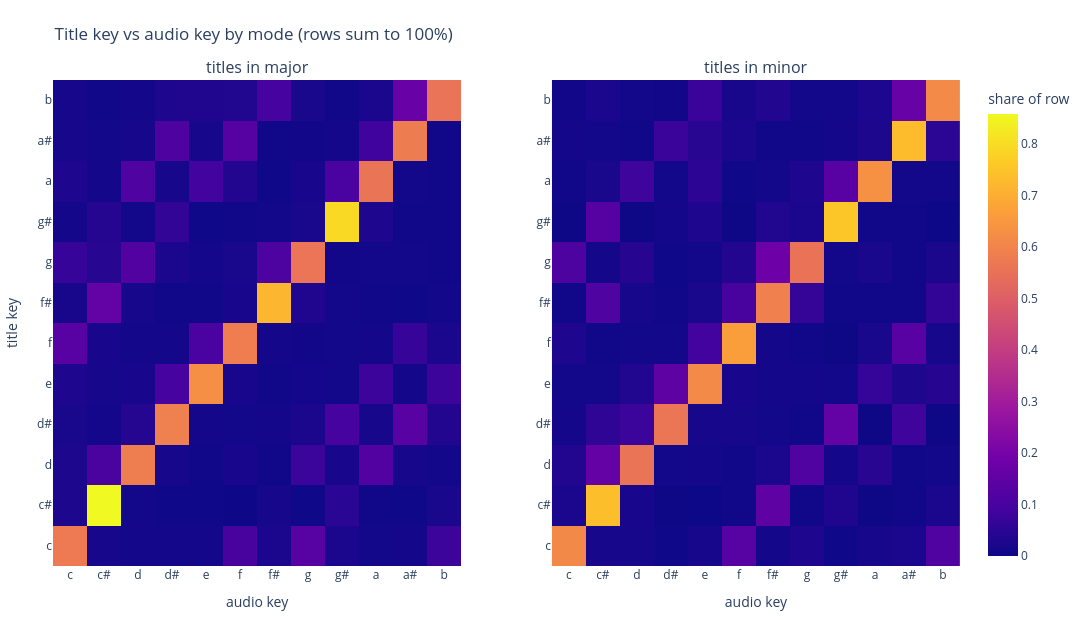

Write notebook code for a chart like this one.
### Code cell
import numpy as np
import plotly.graph_objects as go
from plotly.subplots import make_subplots

pairs = pairs.assign(title_pitch=pairs["title"] % 12, title_major=pairs["title"] < 12)

def mode_share(mode):
    is_major = mode == "major"
    sub = pairs[pairs["title_major"] == is_major]
    in_mode = (sub["audio"] < 12) == is_major
    print(f"{mode}: {len(sub):,} tracks, audio labelled {mode}: {in_mode.mean():.1%}")
    counts = pd.crosstab(
        sub.loc[in_mode, "title_pitch"],
        sub.loc[in_mode, "audio"] % 12,
    ).reindex(index=range(12), columns=range(12), fill_value=0)
    return counts.div(counts.sum(axis=1).replace(0, np.nan), axis=0)

major = mode_share("major")
minor = mode_share("minor")

fig = make_subplots(
    rows=1,
    cols=2,
    subplot_titles=["titles in major", "titles in minor"],
    horizontal_spacing=0.1,
)
for col, frame in enumerate([major, minor], start=1):
    fig.add_trace(
        go.Heatmap(
            z=frame.values,
            x=[f"{p}" for p in PITCH],
            y=[f"{p}" for p in PITCH],
            colorscale="Teal",
            coloraxis="coloraxis",
            text=frame.values,
            textfont=dict(size=8),
            hovertemplate="title %{y} -> audio %{x}<br>%{z:.2%} of that row<extra></extra>",
        ),
        row=1,
        col=col,
    )

fig.update_xaxes(title_text="audio key", row=1, col=1)
fig.update_xaxes(title_text="audio key", row=1, col=2)
fig.update_yaxes(title_text="title key", row=1, col=1)
fig.update_layout(
    title="Title key vs audio key by mode (rows sum to 100%)",
    coloraxis=dict(colorbar=dict(title="share of row")),
    height=620,
    width=1150,
    margin=dict(t=80, b=40, l=40, r=20),
)
fig.show()

### Figure 1 — Plotly figure (JSON) as saved in the notebook; plotly's stock layout.template omitted (floating-point values rounded to 4 significant figures; data arrays with more than 128 entries replaced by an {"elided": "..."} marker saying what was removed)
{"data": [{"coloraxis": "coloraxis", "colorscale": [[0, "rgb(209, 238, 234)"], [0.1667, "rgb(168, 219, 217)"], [0.3333, "rgb(133, 196, 201)"], [0.5, "rgb(104, 171, 184)"], [0.6667, "rgb(79, 144, 166)"], [0.8333, "rgb(59, 115, 143)"], [1, "rgb(42, 86, 116)"]], "hovertemplate": "title %{y} -> audio %{x}<br>%{z:.2%} of that row<extra></extra>", "text": {"elided": "12x12 float values"}, "textfont": {"size": 8}, "type": "heatmap", "x": ["c", "c#", "d", "d#", "e", "f", "f#", "g", "g#", "a", "a#", "b"], "xaxis": "x", "y": ["c", "c#", "d", "d#", "e", "f", "f#", "g", "g#", "a", "a#", "b"], "yaxis": "y", "z": {"elided": "12x12 float values"}}, {"coloraxis": "coloraxis", "colorscale": [[0, "rgb(209, 238, 234)"], [0.1667, "rgb(168, 219, 217)"], [0.3333, "rgb(133, 196, 201)"], [0.5, "rgb(104, 171, 184)"], [0.6667, "rgb(79, 144, 166)"], [0.8333, "rgb(59, 115, 143)"], [1, "rgb(42, 86, 116)"]], "hovertemplate": "title %{y} -> audio %{x}<br>%{z:.2%} of that row<extra></extra>", "text": {"elided": "12x12 float values"}, "textfont": {"size": 8}, "type": "heatmap", "x": ["c", "c#", "d", "d#", "e", "f", "f#", "g", "g#", "a", "a#", "b"], "xaxis": "x2", "y": ["c", "c#", "d", "d#", "e", "f", "f#", "g", "g#", "a", "a#", "b"], "yaxis": "y2", "z": {"elided": "12x12 float values"}}], "layout": {"annotations": [{"font": {"size": 16}, "showarrow": false, "text": "titles in major", "x": 0.225, "xanchor": "center", "xref": "paper", "y": 1, "yanchor": "bottom", "yref": "paper"}, {"font": {"size": 16}, "showarrow": false, "text": "titles in minor", "x": 0.775, "xanchor": "center", "xref": "paper", "y": 1, "yanchor": "bottom", "yref": "paper"}], "coloraxis": {"colorbar": {"title": {"text": "share of row"}}}, "height": 620, "margin": {"b": 40, "l": 40, "r": 20, "t": 80}, "title": {"text": "Title key vs audio key by mode (rows sum to 100%)"}, "width": 1150, "xaxis": {"anchor": "y", "domain": [0, 0.45], "title": {"text": "audio key"}}, "xaxis2": {"anchor": "y2", "domain": [0.55, 1], "title": {"text": "audio key"}}, "yaxis": {"anchor": "x", "domain": [0, 1], "title": {"text": "title key"}}, "yaxis2": {"anchor": "x2", "domain": [0, 1]}}}
